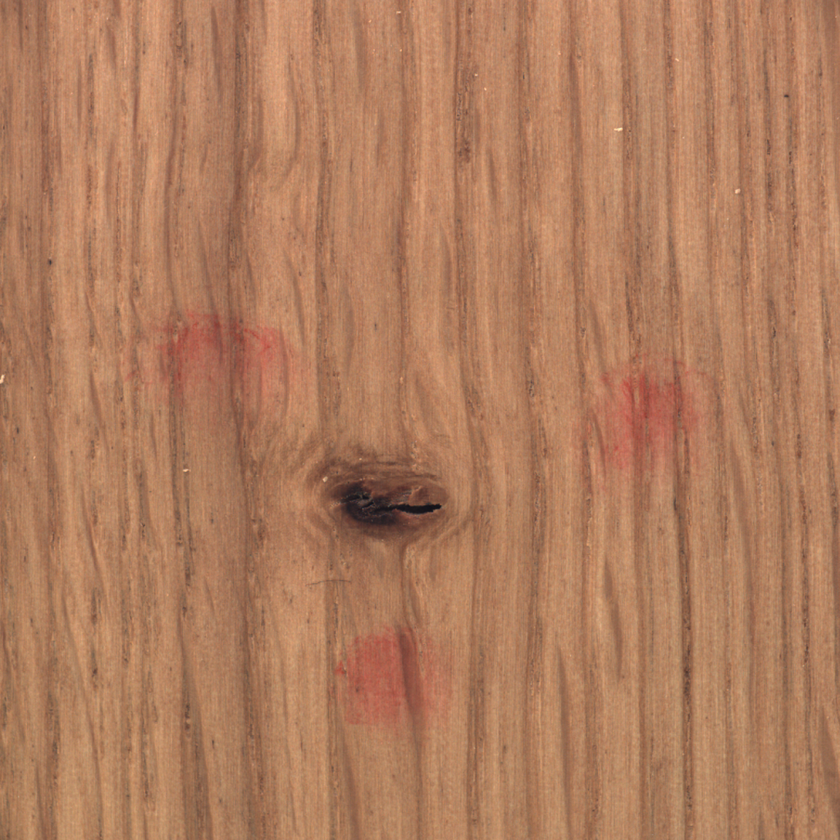
#> input picture Wood/008.png, 840 x 840 px, shrunk from 1024 x 1024 before the run, found by its file name
$ jupyter execute MarkDetection.ipynb
#> lines starting #> are read from the running program, lines starting #| are printed output that depends on the picture; after the words box and inside, x2 and y2 are one past the last pixel; in counts of white or black regions, pixels touching at a corner belong together
[cell 1]
#WOOD Red Mark Detection

import matplotlib.pyplot as plt
import numpy as np

from skimage import io, color, img_as_float
from skimage.morphology import disk, opening, closing, remove_small_objects
from skimage.measure import label, regionprops
from scipy.ndimage import binary_fill_holes
from matplotlib.patches import Rectangle

# Load image
img = io.imread("wood/008.png")   # change if needed
#> img is the input picture: shape (840, 840, 3); mean R, G, B 175.1, 124.4, 93.6

if img.ndim == 3 and img.shape[2] == 4:
    img = img[:, :, :3]

rgb = img_as_float(img)
hsv = color.rgb2hsv(img)
#> hsv: shape (840, 840, 3) float64; mean of channels 0, 1, 2 0.0642, 0.466, 0.687
gray = color.rgb2gray(img)

R = rgb[:, :, 0]
G = rgb[:, :, 1]
B = rgb[:, :, 2]

hue = hsv[:, :, 0]
sat = hsv[:, :, 1]
val = hsv[:, :, 2]

# -----------------------------
# RED PAINT MASK
# -----------------------------

red_mask = (
    ((hue < 0.05) | (hue > 0.95)) &
    (sat > 0.16) &
    (val > 0.15) &
    (R > G * 1.03) &
    (R > B * 1.03)
)
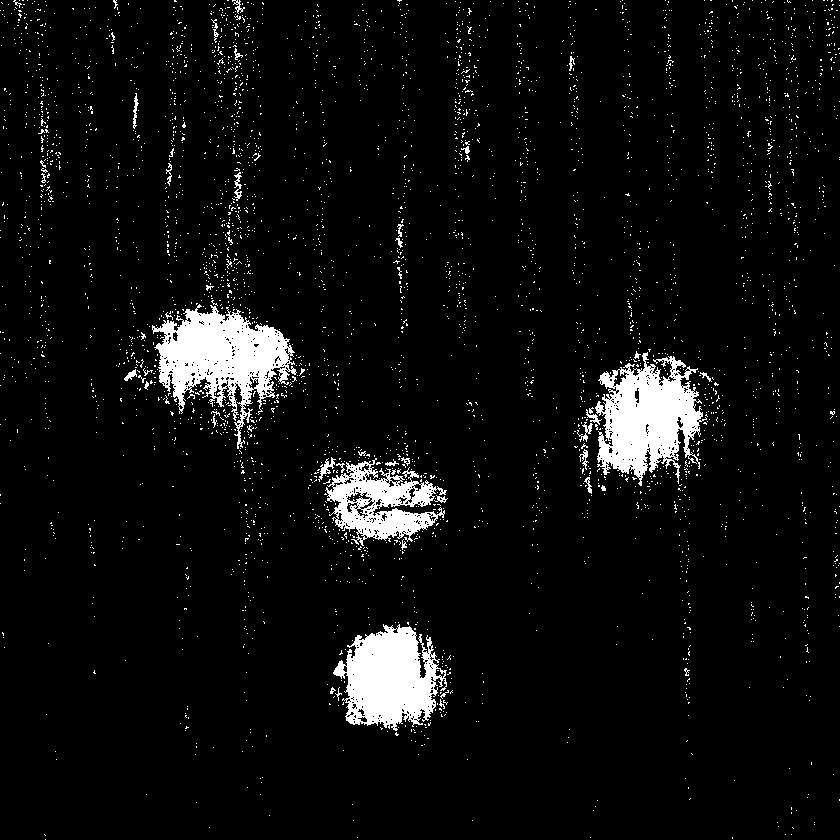
#> red_mask: shape (840, 840) bool; 5.5% white; 3893 white regions (3849 under 20 px), largest, box (x1, y1, x2, y2) and area: (152, 304, 297, 449) 9050, (595, 352, 707, 486) 8377, (333, 624, 447, 731) 7502

cleaned = opening(red_mask, disk(2))
#> cleaned: shape (840, 840) bool; 3.5% white; 37 white regions (16 under 20 px), largest, box (x1, y1, x2, y2) and area: (156, 309, 289, 407) 7206, (598, 366, 702, 477) 6642, (333, 625, 438, 727) 6438
cleaned = closing(cleaned, disk(5))
#> cleaned: shape (840, 840) bool; 4% white; 11 white regions (5 under 20 px), largest, box (x1, y1, x2, y2) and area: (156, 309, 296, 407) 8709, (591, 359, 702, 477) 8075, (333, 625, 438, 727) 7326, (328, 462, 433, 540) 4092, (124, 370, 136, 381) 56, (320, 463, 330, 474) 50
cleaned = binary_fill_holes(cleaned)
#> cleaned: shape (840, 840) bool; 4.1% white; 11 white regions (5 under 20 px), largest, box (x1, y1, x2, y2) and area: (156, 309, 296, 407) 8709, (591, 359, 702, 477) 8075, (333, 625, 438, 727) 7326, (328, 462, 433, 540) 4672, (124, 370, 136, 381) 56, (320, 463, 330, 474) 50
cleaned = remove_small_objects(cleaned, min_size=150)
#> cleaned: shape (840, 840) bool; 4.1% white; 4 white regions

# -----------------------------
# DISPLAY MASKS
# -----------------------------

plt.figure(figsize=(15,5))

plt.subplot(1,3,1)
plt.imshow(img)
plt.title("Original Wood Image")
plt.axis("off")

plt.subplot(1,3,2)
plt.imshow(red_mask, cmap="gray")
plt.title("Initial Red Detection")
plt.axis("off")

plt.subplot(1,3,3)
plt.imshow(cleaned, cmap="gray")
plt.title("Cleaned Red Mask")
plt.axis("off")

plt.tight_layout()
plt.show()

# -----------------------------
# DRAW BOXES, EXCLUDING KNOT
# -----------------------------

labeled_mask = label(cleaned)
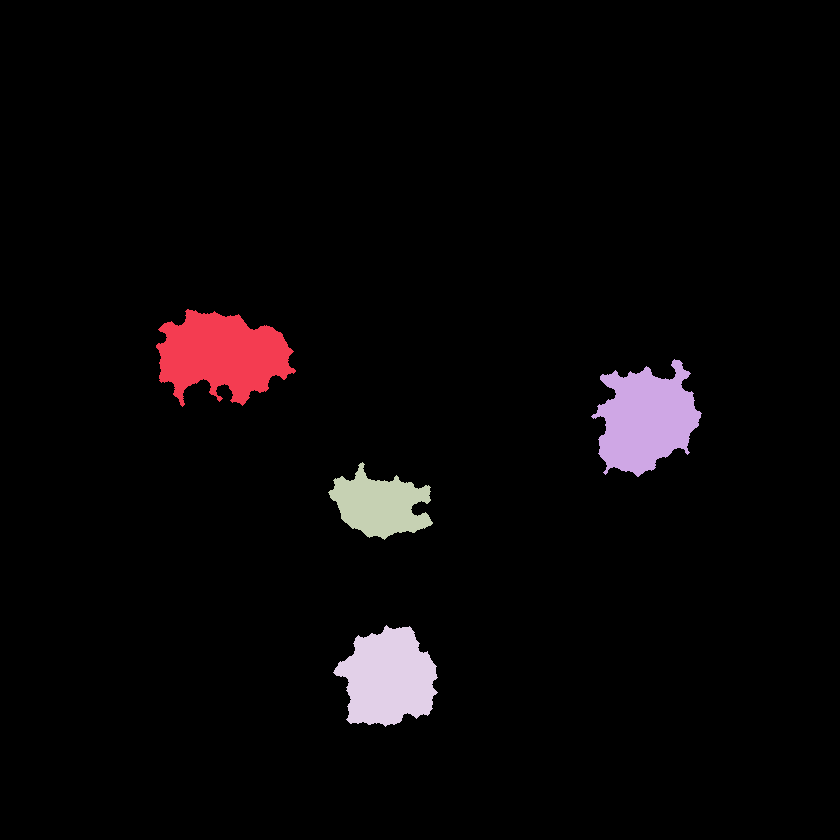
#> labeled_mask: shape (840, 840) int32; 5 distinct labels, from 0 to 4; one colour per label, 0 black
regions = regionprops(labeled_mask)
#> regions = 4 regions; box (x1, y1, x2, y2) and area: (156, 309, 296, 407) 8709, (591, 359, 702, 477) 8075, (333, 625, 438, 727) 7326, (328, 462, 433, 540) 4672

fig, ax = plt.subplots(figsize=(8,8))
ax.imshow(img)
ax.set_title("Detected Red Paint Defects")
ax.axis("off")

defect_count = 0

for region in regions:
    minr, minc, maxr, maxc = region.bbox

    region_pixels = labeled_mask[minr:maxr, minc:maxc] == region.label

    region_gray = gray[minr:maxr, minc:maxc]
    region_R = R[minr:maxr, minc:maxc]
    region_G = G[minr:maxr, minc:maxc]
    region_B = B[minr:maxr, minc:maxc]

    mean_gray = np.mean(region_gray[region_pixels])
    dark_fraction = np.mean(region_gray[region_pixels] < 0.28)

    red_strength = region_R - ((region_G + region_B) / 2)
    mean_red_strength = np.mean(red_strength[region_pixels])

    box_h = maxr - minr
    box_w = maxc - minc

    # Important:
    # The knot has a high dark_fraction, so this rejects it.
    if (
        region.area >= 150 and
        box_h > 25 and
        box_w > 25 and
        mean_red_strength > 0.025 and
        mean_gray > 0.33 and
        dark_fraction < 0.18
    ):
        rect = Rectangle(
            (minc, minr),
            box_w,
            box_h,
            linewidth=3,
            edgecolor="red",
            facecolor="none"
        )

        ax.add_patch(rect)

        ax.text(
            minc,
            minr - 10,
            "Paint Defect",
            color="red",
            fontsize=11,
            weight="bold"
        )

        defect_count += 1
#> this loop made 4 passes
#> (minr, minc, maxr, maxc, mean_gray, dark_fraction, mean_red_strength, box_h) on passes 1 to 4: (309, 156, 407, 296, 0.445, 0, 0.296, 98), (359, 591, 477, 702, 0.46, 0, 0.318, 118), (462, 328, 540, 433, 0.244, 0.63, 0.128, 78), (625, 333, 727, 438, 0.439, 0, 0.315, 102)
#> pass 1, `region_pixels = labeled_mask[minr:maxr, minc:maxc] == region.label`:
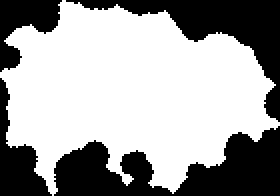
#> region_pixels: shape (98, 140) bool (shown 2 times larger); 63.5% white; 4 black regions, box (x1, y1, x2, y2) and area: (27, 63, 140, 98) 2205, (33, 0, 140, 61) 1603, (0, 39, 26, 98) 629, (0, 0, 31, 36) 574
#> pass 1, `region_gray = gray[minr:maxr, minc:maxc]`:
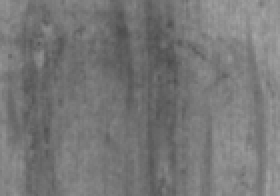
#> region_gray: shape (98, 140) float64 (shown 2 times larger); min 0.3, max 0.655, mean 0.469
#> pass 1, `region_R = R[minr:maxr, minc:maxc]`:
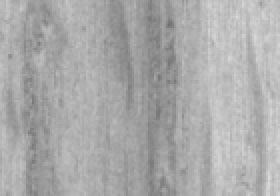
#> region_R: shape (98, 140) float64 (shown 2 times larger); min 0.431, max 0.855, mean 0.667
#> after the loop, defect_count = 3

plt.show()

print("Detected paint defect regions:", defect_count)
#| Detected paint defect regions: 3

[cell 2]
import matplotlib.pyplot as plt
import numpy as np

from skimage import io, color, img_as_float
from skimage.morphology import disk, opening, closing, remove_small_objects
from skimage.measure import label, regionprops
from scipy.ndimage import binary_fill_holes
from matplotlib.patches import Rectangle

# Load image
img = io.imread("wood/001.png")   # change if needed
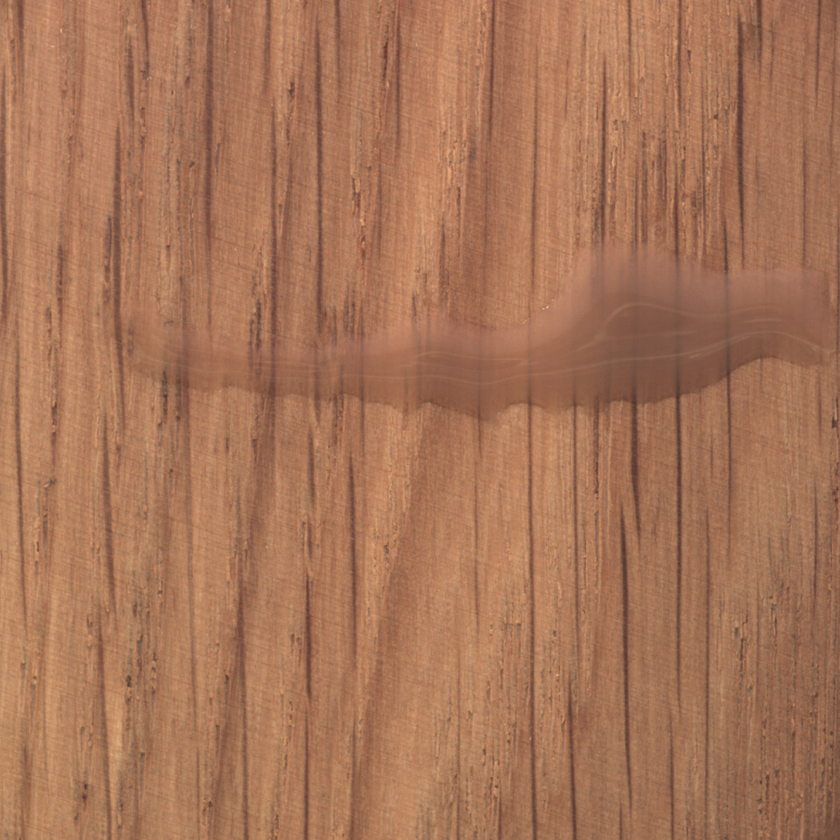
#> input picture Wood/001.png, 840 x 840 px, shrunk from 1024 x 1024 before the run, found by its file name
#> img is the input picture: shape (840, 840, 3); mean R, G, B 166.8, 116.4, 87.6

if img.ndim == 3 and img.shape[2] == 4:
    img = img[:, :, :3]

rgb = img_as_float(img)
hsv = color.rgb2hsv(img)
#> hsv: shape (840, 840, 3) float64; mean of channels 0, 1, 2 0.0602, 0.474, 0.654
gray = color.rgb2gray(img)

R = rgb[:, :, 0]
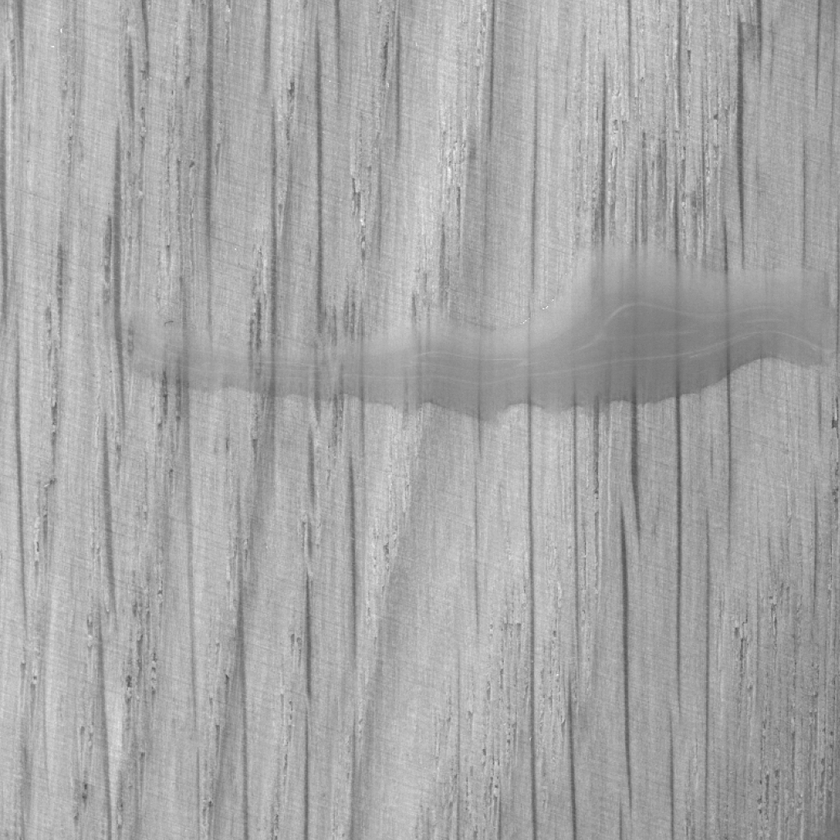
#> R: shape (840, 840) float64; min 0.314, max 0.976, mean 0.654
G = rgb[:, :, 1]
B = rgb[:, :, 2]
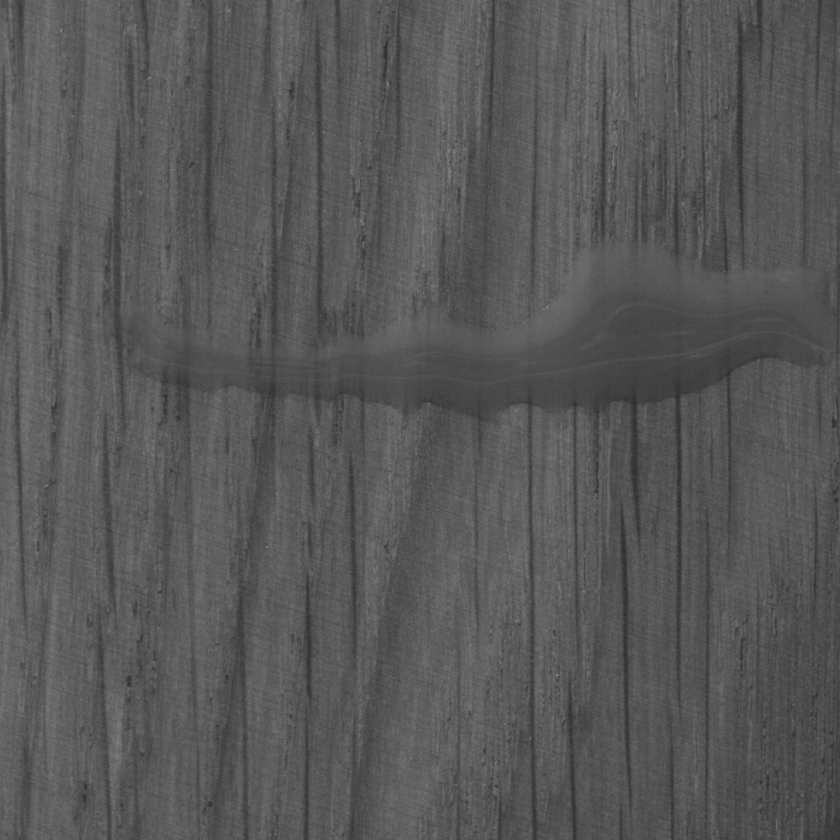
#> B: shape (840, 840) float64; min 0.169, max 0.541, mean 0.344

hue = hsv[:, :, 0]
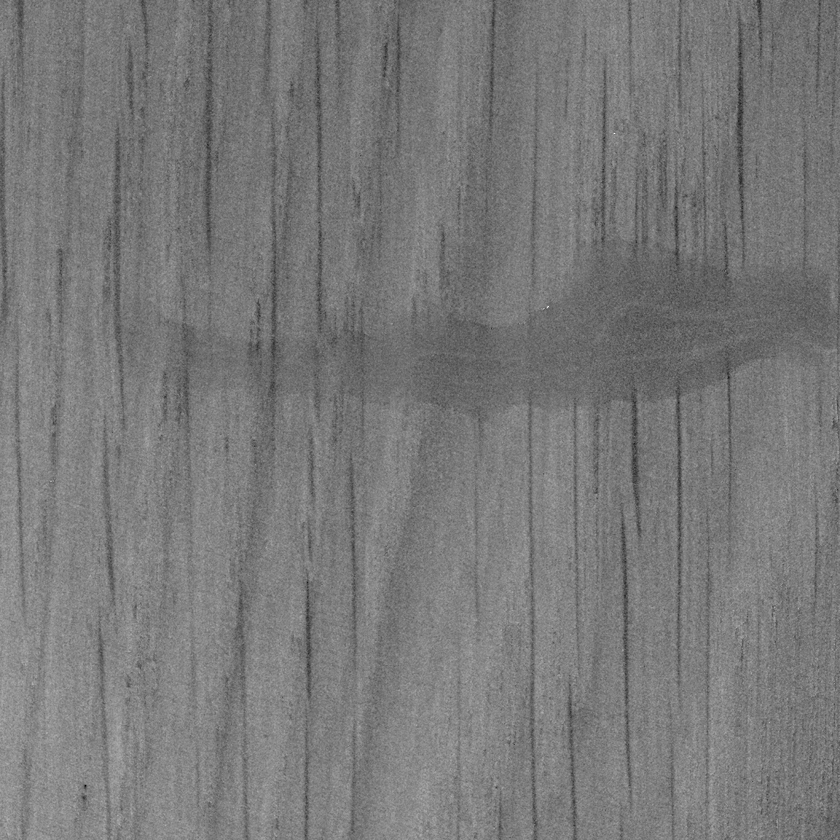
#> hue: shape (840, 840) float64; min 0, max 0.126, mean 0.0602; drawn with min black and max white
sat = hsv[:, :, 1]
val = hsv[:, :, 2]

# -----------------------------
# RED PAINT MASK
# -----------------------------

red_mask = (
    ((hue < 0.05) | (hue > 0.95)) &
    (sat > 0.16) &
    (val > 0.15) &
    (R > G * 1.03) &
    (R > B * 1.03)
)
#> red_mask: shape (840, 840) bool; 8.2% white in thin lines or dots

cleaned = opening(red_mask, disk(2))
#> cleaned: shape (840, 840) bool; 1.3% white; 198 white regions (99 under 20 px), largest, box (x1, y1, x2, y2) and area: (735, 76, 745, 199) 697, (630, 392, 641, 484) 536, (203, 144, 213, 249) 527
cleaned = closing(cleaned, disk(5))
#> cleaned: shape (840, 840) bool; 1.7% white; 109 white regions (45 under 20 px), largest, box (x1, y1, x2, y2) and area: (667, 248, 732, 311) 1188, (203, 51, 214, 249) 1141, (735, 30, 745, 199) 940
cleaned = binary_fill_holes(cleaned)
cleaned = remove_small_objects(cleaned, min_size=150)
#> cleaned: shape (840, 840) bool; 1.2% white; 21 white regions

# -----------------------------
# DISPLAY MASKS
# -----------------------------

plt.figure(figsize=(15,5))

plt.subplot(1,3,1)
plt.imshow(img)
plt.title("Original Wood Image")
plt.axis("off")

plt.subplot(1,3,2)
plt.imshow(red_mask, cmap="gray")
plt.title("Initial Red Detection")
plt.axis("off")

plt.subplot(1,3,3)
plt.imshow(cleaned, cmap="gray")
plt.title("Cleaned Red Mask")
plt.axis("off")

plt.tight_layout()
plt.show()

# -----------------------------
# DRAW BOXES, EXCLUDING KNOT
# -----------------------------

labeled_mask = label(cleaned)
#> labeled_mask: shape (840, 840) int32; 22 distinct labels, from 0 to 21
regions = regionprops(labeled_mask)
#> regions = 21 regions; largest, box (x1, y1, x2, y2) and area: (667, 248, 732, 311) 1188, (203, 51, 214, 249) 1141, (735, 30, 745, 199) 940, (619, 307, 690, 339) 833, (629, 384, 641, 496) 646

fig, ax = plt.subplots(figsize=(8,8))
ax.imshow(img)
ax.set_title("Detected Red Paint Defects")
ax.axis("off")

defect_count = 0

for region in regions:
    minr, minc, maxr, maxc = region.bbox

    region_pixels = labeled_mask[minr:maxr, minc:maxc] == region.label

    region_gray = gray[minr:maxr, minc:maxc]
    region_R = R[minr:maxr, minc:maxc]
    region_G = G[minr:maxr, minc:maxc]
    region_B = B[minr:maxr, minc:maxc]

    mean_gray = np.mean(region_gray[region_pixels])
    dark_fraction = np.mean(region_gray[region_pixels] < 0.28)

    red_strength = region_R - ((region_G + region_B) / 2)
    mean_red_strength = np.mean(red_strength[region_pixels])

    box_h = maxr - minr
    box_w = maxc - minc

    # Important:
    # The knot has a high dark_fraction, so this rejects it.
    if (
        region.area >= 150 and
        box_h > 25 and
        box_w > 25 and
        mean_red_strength > 0.025 and
        mean_gray > 0.33 and
        dark_fraction < 0.18
    ):
        rect = Rectangle(
            (minc, minr),
            box_w,
            box_h,
            linewidth=3,
            edgecolor="red",
            facecolor="none"
        )

        ax.add_patch(rect)

        ax.text(
            minc,
            minr - 10,
            "Paint Defect",
            color="red",
            fontsize=11,
            weight="bold"
        )

        defect_count += 1
#> this loop made 21 passes
#> (minr, minc, maxr, maxc, mean_gray, dark_fraction, mean_red_strength, box_h) on passes 9, 12: (248, 667, 311, 732, 0.429, 0, 0.21, 63), (307, 619, 339, 690, 0.371, 0, 0.193, 32)
#> (minr, minc, maxr, maxc, mean_gray, dark_fraction, mean_red_strength, box_h) on passes 1 to 6: (0, 16, 30, 24, 0.369, 0, 0.215, 30), (1, 489, 51, 497, 0.371, 0, 0.219, 50), (27, 382, 78, 402, 0.393, 0.0255, 0.23, 51), (30, 735, 199, 745, 0.312, 0.228, 0.17, 169), (48, 314, 97, 322, 0.351, 0, 0.191, 49), (51, 203, 249, 214, 0.36, 0, 0.198, 198)
#> after the loop, defect_count = 2

plt.show()
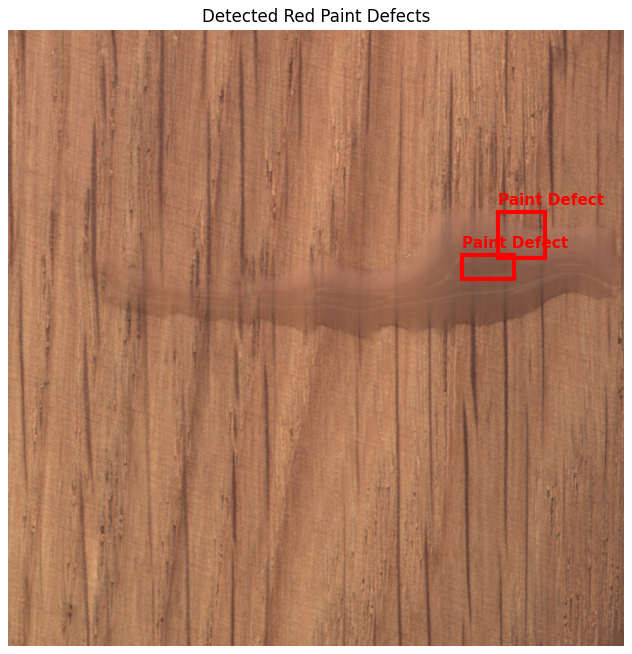
#> figure drawn by matplotlib, 1 panel

print("Detected red paint defect regions:", defect_count)
#| Detected red paint defect regions: 2
